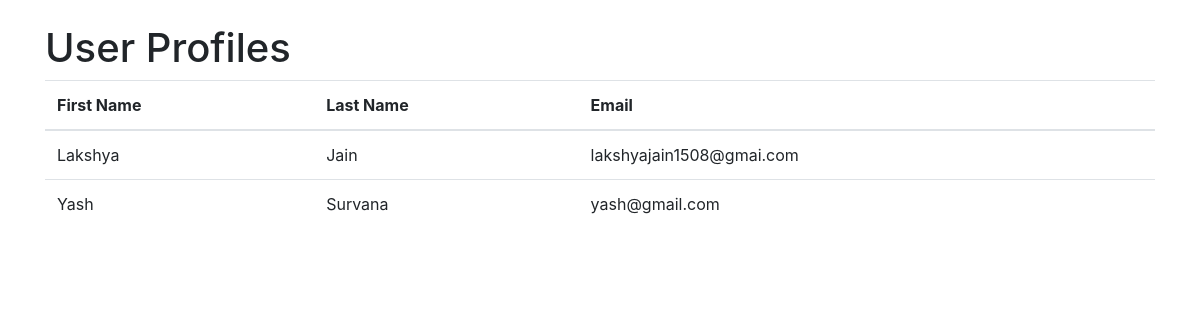
The page /data/ on the database as committed earlier.
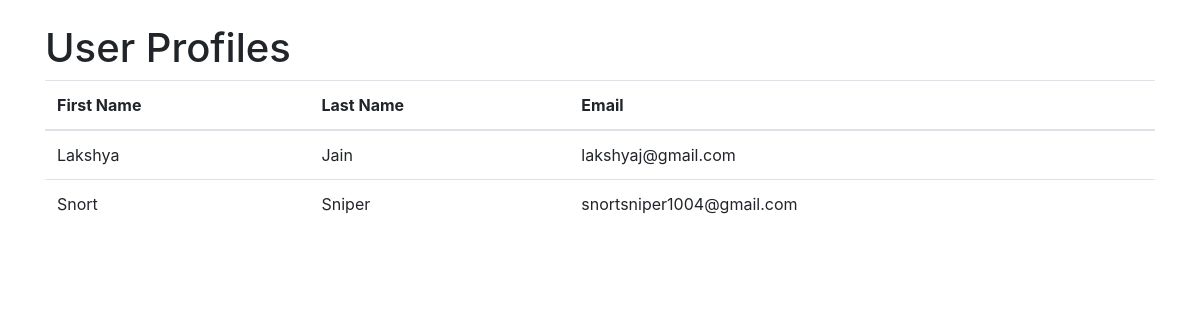
The same page on the database as committed later.
### myapp/models.py (models this page shows, shortened)
class UserProfile(models.Model):
    first_name = models.CharField(max_length=100)
    last_name = models.CharField(max_length=100)
    email = models.EmailField(unique=True)

### myapp/views.py (the view)
# urls.py: path('', display_profiles, name='profile_list'),
def display_profiles(request):
    profiles = UserProfile.objects.all()
    return render(request, 'profile_list.html', {'profiles': profiles})

### myapp/templates/profile_list.html (shortened to what this page needs)
<!DOCTYPE html>
<html lang="en">
<head>
    <link rel="stylesheet" href="https://stackpath.bootstrapcdn.com/bootstrap/4.3.1/css/bootstrap.min.css"
>
</head>
<body>
<div class="container mt-4">
    <h1>User Profiles</h1>
    <table class="table">
        <thead>
        <tr>
            <th scope="col">First Name</th>
            <th scope="col">Last Name</th>
            <th scope="col">Email</th>
        </tr>
        </thead>
        <tbody>
        {% for profile in profiles %}
            <tr>
                <td>{{ profile.first_name }}</td>
                <td>{{ profile.last_name }}</td>
                <td>{{ profile.email }}</td>
            </tr>
        {% endfor %}
        </tbody>
    </table>
</div>
</body>
</html>

Rows that differ between the two databases and show on the page:
changed UserProfile "Lakshya": email "lakshyajain1508@gmai.com" → "lakshyaj@gmail.com"
changed UserProfile: first_name "Yash" → "Snort"; last_name "Survana" → "Sniper"; email "yash@gmail.com" → "snortsniper1004@gmail.com"
